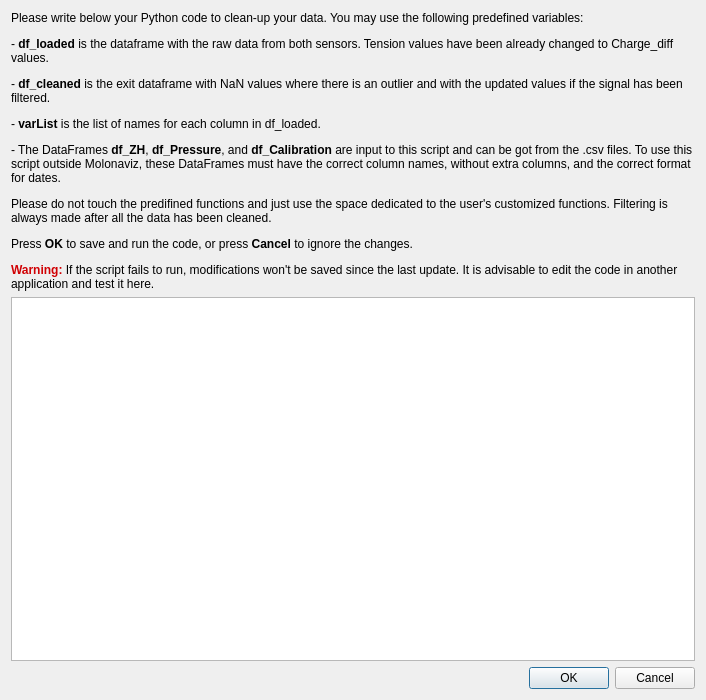
<?xml version="1.0" encoding="UTF-8"?>
<ui version="4.0">
 <class>DialogCleanup</class>
 <widget class="QDialog" name="DialogCleanup">
  <property name="windowModality">
   <enum>Qt::ApplicationModal</enum>
  </property>
  <property name="geometry">
   <rect>
    <x>0</x>
    <y>0</y>
    <width>706</width>
    <height>700</height>
   </rect>
  </property>
  <property name="windowTitle">
   <string>Edit script</string>
  </property>
  <layout class="QVBoxLayout" name="verticalLayout">
   <item>
    <widget class="QLabel" name="label">
     <property name="text">
      <string>&lt;html&gt;&lt;head/&gt;&lt;body&gt;&lt;p&gt;Please write below your Python code to clean-up your data. You may use the following predefined variables: &lt;/p&gt;&lt;p&gt;- &lt;span style=&quot; font-weight:600;&quot;&gt;df_loaded &lt;/span&gt;is the dataframe with the raw data from both sensors. Tension values have been already changed to Charge_diff values.&lt;/p&gt;&lt;p&gt;- &lt;span style=&quot; font-weight:600;&quot;&gt;df_cleaned &lt;/span&gt;is the exit dataframe with NaN values where there is an outlier and with the updated values if the signal has been filtered.&lt;/p&gt;&lt;p&gt;- &lt;span style=&quot; font-weight:600;&quot;&gt;varList &lt;/span&gt;is the list of names for each column in df_loaded. &lt;/p&gt;&lt;p&gt;- The DataFrames &lt;span style=&quot; font-weight:600;&quot;&gt;df_ZH&lt;/span&gt;, &lt;span style=&quot; font-weight:600;&quot;&gt;df_Pressure&lt;/span&gt;, and &lt;span style=&quot; font-weight:600;&quot;&gt;df_Calibration&lt;/span&gt; are input to this script and can be got from the .csv files. To use this script outside Molonaviz, these DataFrames must have the correct column names, without extra columns, and the correct format for dates.&lt;/p&gt;&lt;p&gt;Please do not touch the predifined functions and just use the space dedicated to the user's customized functions. Filtering is always made after all the data has been cleaned.&lt;/p&gt;&lt;p&gt;Press &lt;span style=&quot; font-weight:600;&quot;&gt;OK &lt;/span&gt;to save and run the code, or press &lt;span style=&quot; font-weight:600;&quot;&gt;Cancel&lt;/span&gt; to ignore the changes.&lt;/p&gt;&lt;p&gt;&lt;span style=&quot; font-weight:600; color:#d00003;&quot;&gt;Warning: &lt;/span&gt;If the script fails to run, modifications won't be saved since the last update. It is advisable to edit the code in another application and test it here.&lt;/p&gt;&lt;/body&gt;&lt;/html&gt;</string>
     </property>
     <property name="textFormat">
      <enum>Qt::AutoText</enum>
     </property>
     <property name="scaledContents">
      <bool>false</bool>
     </property>
     <property name="wordWrap">
      <bool>true</bool>
     </property>
    </widget>
   </item>
   <item>
    <widget class="QPlainTextEdit" name="plainTextEdit">
     <property name="plainText">
      <string/>
     </property>
    </widget>
   </item>
   <item>
    <layout class="QHBoxLayout" name="horizontalLayout">
     <item>
      <spacer name="horizontalSpacer">
       <property name="orientation">
        <enum>Qt::Horizontal</enum>
       </property>
       <property name="sizeHint" stdset="0">
        <size>
         <width>40</width>
         <height>20</height>
        </size>
       </property>
      </spacer>
     </item>
     <item>
      <widget class="QDialogButtonBox" name="buttonBox">
       <property name="orientation">
        <enum>Qt::Horizontal</enum>
       </property>
       <property name="standardButtons">
        <set>QDialogButtonBox::Cancel|QDialogButtonBox::Ok</set>
       </property>
      </widget>
     </item>
    </layout>
   </item>
  </layout>
 </widget>
 <resources/>
 <connections>
  <connection>
   <sender>buttonBox</sender>
   <signal>accepted()</signal>
   <receiver>DialogCleanup</receiver>
   <slot>accept()</slot>
   <hints>
    <hint type="sourcelabel">
     <x>248</x>
     <y>254</y>
    </hint>
    <hint type="destinationlabel">
     <x>157</x>
     <y>274</y>
    </hint>
   </hints>
  </connection>
  <connection>
   <sender>buttonBox</sender>
   <signal>rejected()</signal>
   <receiver>DialogCleanup</receiver>
   <slot>reject()</slot>
   <hints>
    <hint type="sourcelabel">
     <x>316</x>
     <y>260</y>
    </hint>
    <hint type="destinationlabel">
     <x>286</x>
     <y>274</y>
    </hint>
   </hints>
  </connection>
 </connections>
</ui>
